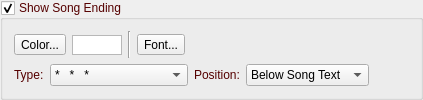
       <widget class="QGroupBox" name="groupBoxSongEnding2">
        <property name="palette">
         <palette>
          <active>
           <colorrole role="WindowText">
            <brush brushstyle="SolidPattern">
             <color alpha="255">
              <red>85</red>
              <green>0</green>
              <blue>0</blue>
             </color>
            </brush>
           </colorrole>
          </active>
          <inactive>
           <colorrole role="WindowText">
            <brush brushstyle="SolidPattern">
             <color alpha="255">
              <red>85</red>
              <green>0</green>
              <blue>0</blue>
             </color>
            </brush>
           </colorrole>
          </inactive>
          <disabled>
           <colorrole role="WindowText">
            <brush brushstyle="SolidPattern">
             <color alpha="255">
              <red>120</red>
              <green>120</green>
              <blue>120</blue>
             </color>
            </brush>
           </colorrole>
          </disabled>
         </palette>
        </property>
        <property name="title">
         <string>Show Song Ending</string>
        </property>
        <property name="checkable">
         <bool>true</bool>
        </property>
        <layout class="QVBoxLayout" name="verticalLayout_6">
         <item>
          <layout class="QHBoxLayout" name="horizontalLayout_16">
           <item>
            <widget class="QToolButton" name="toolButtonEndingColor2">
             <property name="text">
              <string>Color...</string>
             </property>
            </widget>
           </item>
           <item>
            <widget class="QGraphicsView" name="graphicViewEndingColor2">
             <property name="sizePolicy">
              <sizepolicy hsizetype="Minimum" vsizetype="Fixed">
               <horstretch>0</horstretch>
               <verstretch>0</verstretch>
              </sizepolicy>
             </property>
             <property name="minimumSize">
              <size>
               <width>50</width>
               <height>20</height>
              </size>
             </property>
             <property name="maximumSize">
              <size>
               <width>50</width>
               <height>19</height>
              </size>
             </property>
            </widget>
           </item>
           <item>
            <widget class="Line" name="line_7">
             <property name="orientation">
              <enum>Qt::Vertical</enum>
             </property>
            </widget>
           </item>
           <item>
            <widget class="QToolButton" name="toolButtonEndingFont2">
             <property name="text">
              <string>Font...</string>
             </property>
            </widget>
           </item>
           <item>
            <widget class="QLabel" name="labelEndingFont2">
             <property name="text">
              <string/>
             </property>
            </widget>
           </item>
          </layout>
         </item>
         <item>
          <layout class="QHBoxLayout" name="horizontalLayout_20">
           <item>
            <widget class="QLabel" name="labelEndingType2">
             <property name="text">
              <string>Type:</string>
             </property>
            </widget>
           </item>
           <item>
            <widget class="QComboBox" name="comboBoxEndingType2">
             <property name="sizePolicy">
              <sizepolicy hsizetype="MinimumExpanding" vsizetype="Fixed">
               <horstretch>0</horstretch>
               <verstretch>0</verstretch>
              </sizepolicy>
             </property>
             <item>
              <property name="text">
               <string>*   *   *</string>
              </property>
             </item>
             <item>
              <property name="text">
               <string>-   -   -</string>
              </property>
             </item>
             <item>
              <property name="text">
               <string>°   °   °</string>
              </property>
             </item>
             <item>
              <property name="text">
               <string>•   •   •</string>
              </property>
             </item>
             <item>
              <property name="text">
               <string>●   ●   ●</string>
              </property>
             </item>
             <item>
              <property name="text">
               <string>▪   ▪   ▪</string>
              </property>
             </item>
             <item>
              <property name="text">
               <string>■   ■   ■</string>
              </property>
             </item>
             <item>
              <property name="text">
               <string>Song Copyright Info</string>
              </property>
             </item>
            </widget>
           </item>
           <item>
            <widget class="QLabel" name="labelEndingPosition2">
             <property name="text">
              <string>Position:</string>
             </property>
            </widget>
           </item>
           <item>
            <widget class="QComboBox" name="comboBoxEndingPosition2">
             <item>
              <property name="text">
               <string>Below Song Text</string>
              </property>
             </item>
             <item>
              <property name="text">
               <string>Bottom of Screen</string>
              </property>
             </item>
            </widget>
           </item>
           <item>
            <spacer name="horizontalSpacer_7">
             <property name="orientation">
              <enum>Qt::Horizontal</enum>
             </property>
             <property name="sizeHint" stdset="0">
              <size>
               <width>40</width>
               <height>20</height>
              </size>
             </property>
            </spacer>
           </item>
          </layout>
         </item>
        </layout>
       </widget>
